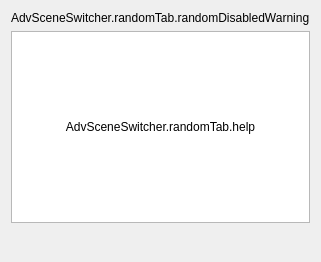
     <widget class="QWidget" name="randomTab">
      <attribute name="title">
       <string>AdvSceneSwitcher.randomTab.title</string>
      </attribute>
      <layout class="QVBoxLayout" name="verticalLayout_8">
       <item>
        <widget class="QLabel" name="randomDisabledWarning">
         <property name="text">
          <string>AdvSceneSwitcher.randomTab.randomDisabledWarning</string>
         </property>
        </widget>
       </item>
       <item>
        <layout class="QGridLayout" name="gridLayout_14">
         <item row="0" column="0">
          <widget class="QListWidget" name="randomSwitches">
           <property name="sizePolicy">
            <sizepolicy hsizetype="Expanding" vsizetype="Expanding">
             <horstretch>0</horstretch>
             <verstretch>0</verstretch>
            </sizepolicy>
           </property>
           <property name="sortingEnabled">
            <bool>false</bool>
           </property>
          </widget>
         </item>
         <item row="0" column="0">
          <widget class="QLabel" name="randomHelp">
           <property name="text">
            <string>AdvSceneSwitcher.randomTab.help</string>
           </property>
           <property name="alignment">
            <set>Qt::AlignCenter</set>
           </property>
           <property name="wordWrap">
            <bool>true</bool>
           </property>
          </widget>
         </item>
        </layout>
       </item>
       <item>
        <layout class="QHBoxLayout" name="horizontalLayout_3">
         <item>
          <widget class="QPushButton" name="randomAdd">
           <property name="maximumSize">
            <size>
             <width>22</width>
             <height>22</height>
            </size>
           </property>
           <property name="flat">
            <bool>true</bool>
           </property>
           <property name="themeID" stdset="0">
            <string notr="true">addIconSmall</string>
           </property>
           <property name="class" stdset="0">
            <string notr="true">icon-plus</string>
           </property>
          </widget>
         </item>
         <item>
          <widget class="QPushButton" name="randomRemove">
           <property name="maximumSize">
            <size>
             <width>22</width>
             <height>22</height>
            </size>
           </property>
           <property name="flat">
            <bool>true</bool>
           </property>
           <property name="themeID" stdset="0">
            <string notr="true">removeIconSmall</string>
           </property>
           <property name="class" stdset="0">
            <string notr="true">icon-trash</string>
           </property>
          </widget>
         </item>
         <item>
          <spacer name="horizontalSpacer_37">
           <property name="orientation">
            <enum>Qt::Horizontal</enum>
           </property>
           <property name="sizeHint" stdset="0">
            <size>
             <width>40</width>
             <height>20</height>
            </size>
           </property>
          </spacer>
         </item>
        </layout>
       </item>
      </layout>
     </widget>
